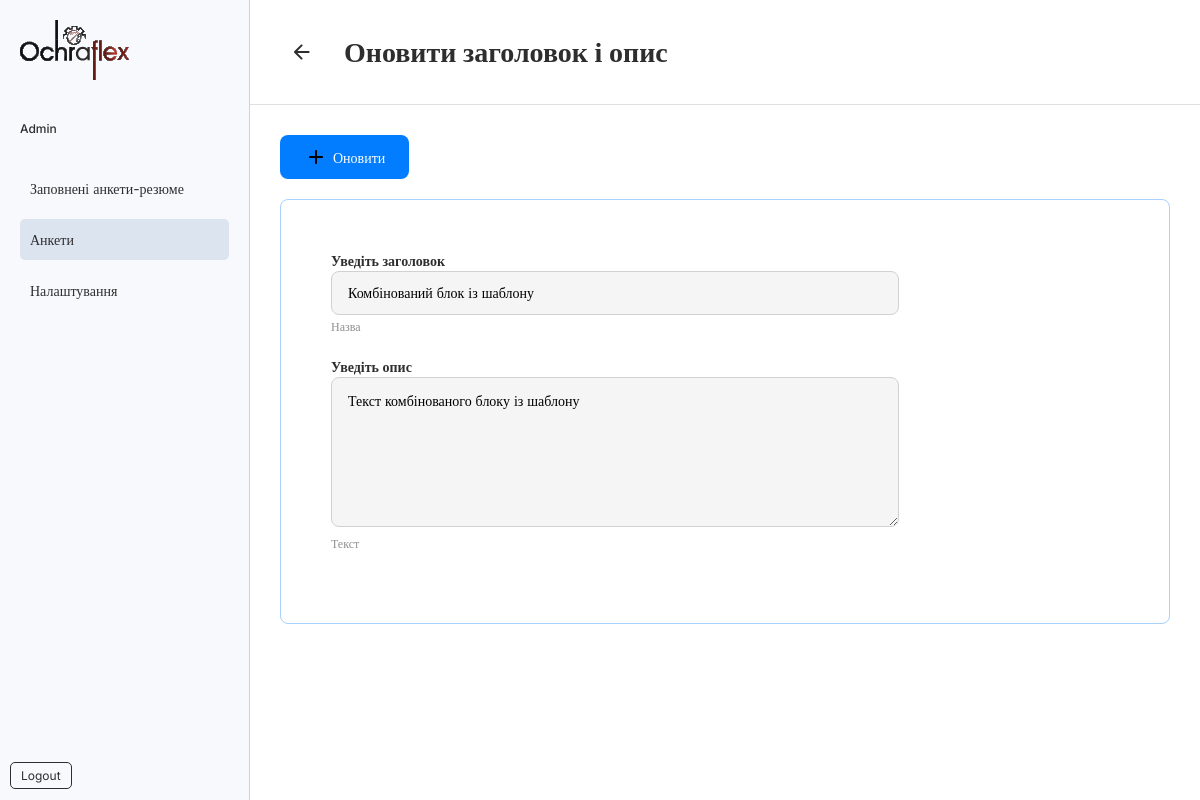
The app's page /dashboard/questionnaires/update/header/block/141/ with its own data.
### app/models.py (models this page shows, shortened)
class DescriptionField(models.Model):
    block_template = models.ForeignKey(
        BlockTemplate,
        on_delete=models.CASCADE,
        related_name='description_fields',
        null=True,
        blank=True
    )
    title = models.CharField(max_length=128, null=True, blank=True)
    description = models.TextField(null=True, blank=True)
    is_combined = models.BooleanField(default=False)

### app/views.py (the view, shortened to what this page needs)
def update_header_block_view(request, id):
    description_field = DescriptionField.objects.get(id=id)
    form = DescriptionFieldForm(instance=description_field)
    context = {
        'form': form,
        'description_field': description_field,
    }
    return render(request, 'dashboard/questionnaire/update_header_block.html', context)

### app/forms.py
class DescriptionFieldForm(forms.ModelForm):
    class Meta:
        model = DescriptionField
        fields = (
            'title', 'description',
        )

### app/templatetags/custom_filters.py (called while the page is built)
@register.simple_tag
def is_active_path(request, pattern):
    return "active" if re.match(pattern, request.path) else ""

### templates/dashboard/questionnaire/update_header_block.html (shortened to what this page needs)
{% extends 'dashboard/dashboard_base.html' %} {% load static %}
{% block styles %}
<link
  rel="stylesheet"
  href="{% static 'css/dashboard/questionnaires/questionnaires.css' %}"
/>
{% endblock styles %}
{% block back %}
<div class="back-button">
  <a href="{% url 'questionnaires' %}">
    <img src="{% static 'images/icons/arrow-left.svg' %}" alt="Back button" />
  </a>
</div>
{% endblock back %}
{% block title_page %}Оновити заголовок і опис{%endblock title_page %}
{% block main %} {% load static %}
<form method="POST">
  <div class="add_new_field marg_bottom-20">
    <button type="submit" class="button_primary button_reset btn-icon">
      <p>
        <img src="{% static 'images/icons/plus-button-light.svg' %}" alt="" />
      </p>
      <p>Оновити</p>
    </button>
  </div>
  <div class="border-field">
    <div class="create-template-panel">
      <div class="form-group marg_bottom-20">
        <label for="id_title" class="input_label">Уведіть заголовок</label>
        <input
          type="text"
          id="id_title"
          name="title"
          class="input_base"
          maxlength="128"
          value="{{description_field.title}}"
        />
        <small class="text-small-muted"> Назва </small>
      </div>
      <div class="form-group marg_bottom-20">
        <label for="id_description" class="input_label">Уведіть опис</label>
        <textarea id="id_description" name="description" class="input_base">{{description_field.description}}</textarea>
        <small class="text-small-muted"> Текст </small>
      </div>
    </div>
  </div>
</form>
{% endblock main %}

### static/css/style.css (style rules this page uses)
body { position: relative; }
.inter-primary { font-family: "Inter", serif; font-optical-sizing: auto; font-size: 14px; font-weight: 400; font-style: normal; }
.input_base, .input_base_red { background-color: #f5f5f5; border: 1px solid #d1d1d1; border-radius: 8px; padding: 12px 16px; display: inline-block; width: 100%; height: 44px; box-sizing: border-box; }
.input_label { display: inline-block; font-weight: 600; color: #2e2e2e; }
.button_reset { background-color: transparent; color: inherit; outline: none !important; border: none; border-radius: 8px; padding: 10px 24px; cursor: pointer; text-decoration: none; }
.button_primary, .button_primary_link { background-color: #037dff; color: #ffffff; transition: all 0.2s ease-in-out; }
.btn-icon { display: flex; align-items: center; }
.btn-icon p:first-child { margin-right: 5px; }
.marg_bottom-20 { margin-bottom: 20px; }
.back-button { margin-right: 20px; border-radius: 100%; padding: 10px; }
.text-small-muted { font-size: 12px; color: #909090; }

### static/css/auth/alert.css (style rules this page uses)
:root { --success-bg-color: #d5e6de; --success-text-color: #0a3622; --success-border-color: #9eccbd; --warning-bg-color: orange; --warning-text-color: orange; --warning-border-color: orange; --danger-bg-color: #f8d7da; --danger-text-color: #58151c; --danger-border-color: #f1aeb5; }

### static/css/dashboard/questionnaires/questionnaires.css (style rules this page uses)
#id_description { height: 150px; }
.create-template-panel { width: 568px; }
.border-field { display: flex; border: 1px solid #a8d1fd; border-radius: 8px; padding: 50px; margin-bottom: 20px; }

### records on screen
DescriptionField: title "Комбінований блок із шаблону", description "Текст комбінованого блоку із шаблону"
